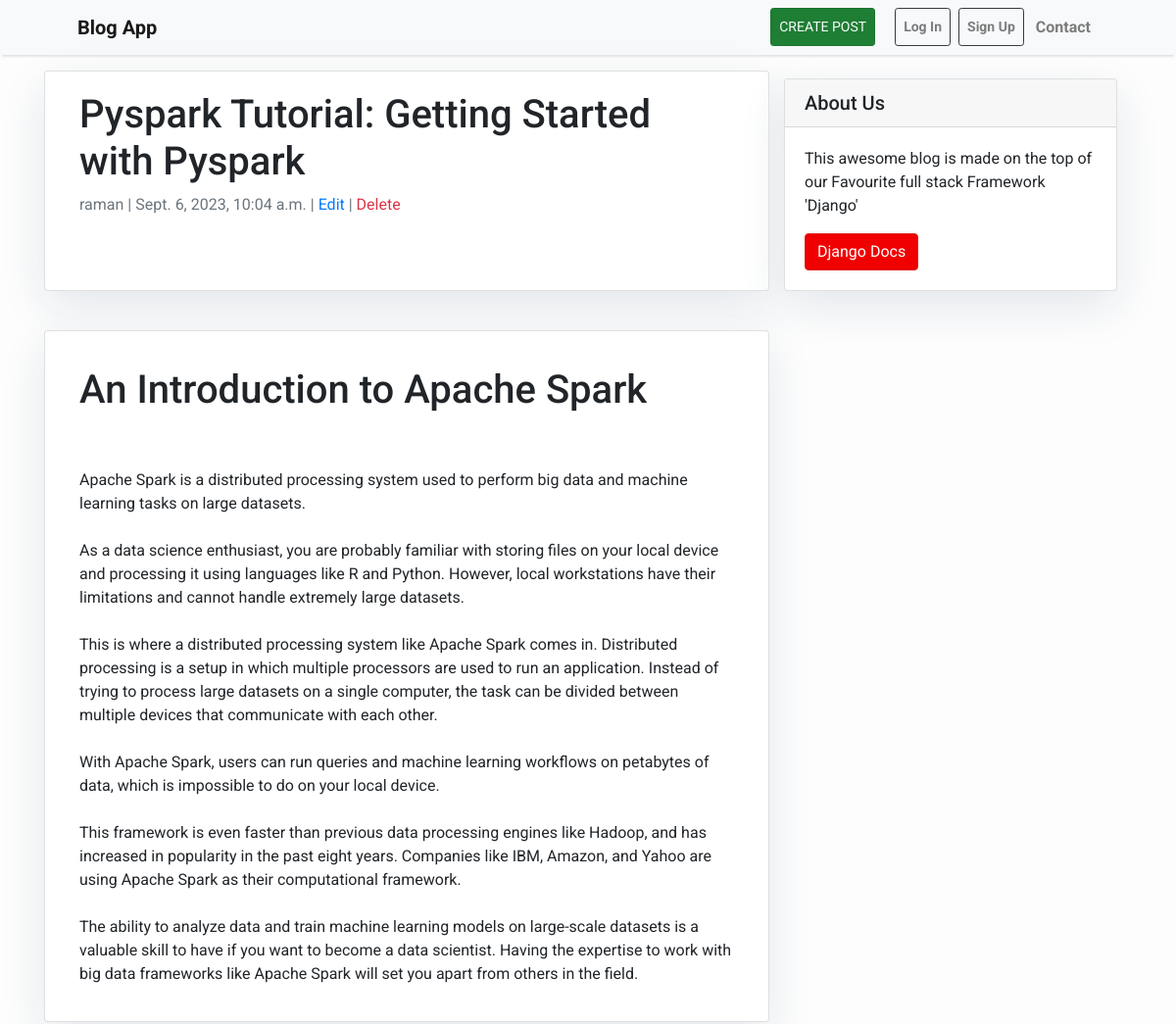
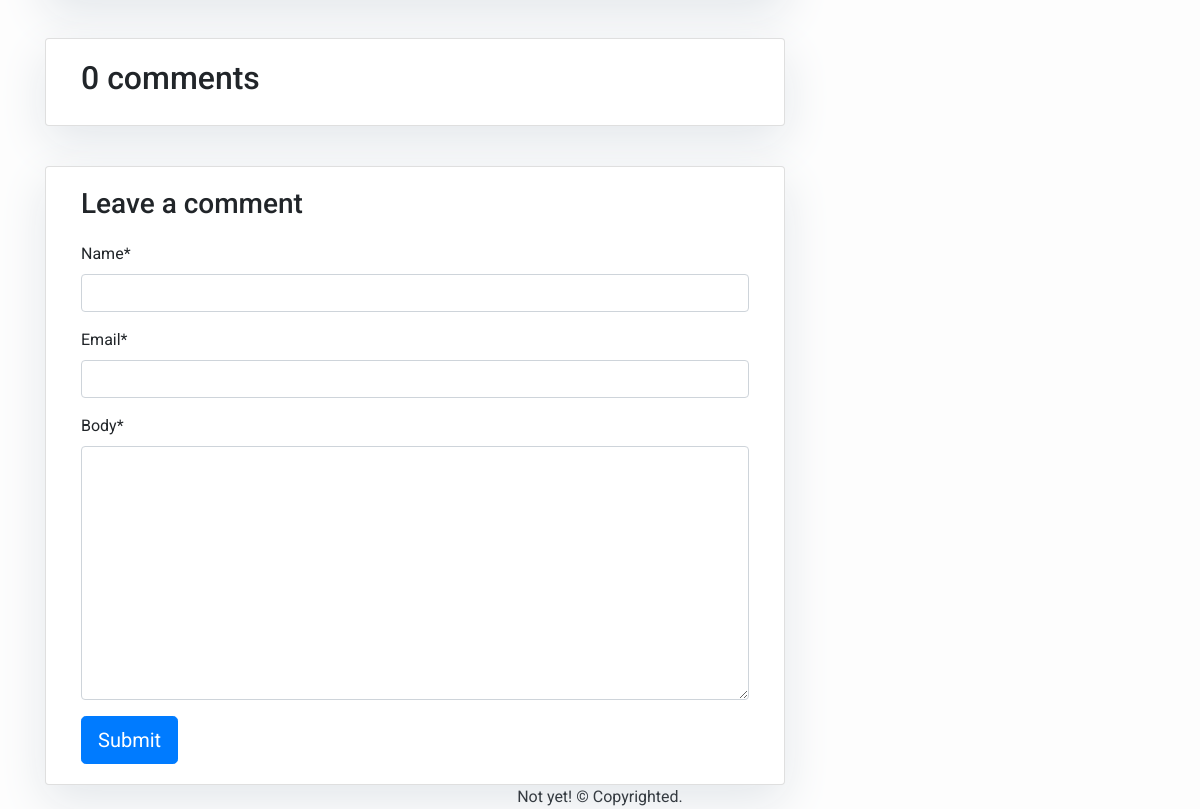
The page /post/pyspark/ on the database its author committed (2 pictures, top to bottom).
### blogging/models.py (models this page shows, shortened)
class Post(models.Model):
    title = models.CharField(max_length=150, unique=True)
    slug = models.SlugField(max_length=200, unique=True)
    author = models.ForeignKey(User,on_delete=models.CASCADE,related_name='blog_posts')
    updated_on = models.DateTimeField(auto_now=True)
    content = models.TextField()
    created_on = models.DateTimeField(auto_now_add=True)
    status = models.IntegerField(choices=status,default = 1)
    class Meta:
        ordering = ['-created_on'] # - is the sign of descending

### blogging/views.py (the view)
# urls.py: path('post/<slug:slug>/',post_detail, name='postDetail'),
def post_detail(request,slug):
    template_name = 'blogging/postDetail.html'
    post = get_object_or_404(Post, slug=slug)
    comments = post.comments.filter(active=True)
    new_comment = None
    if request.method == 'POST':
        comment_form = CommentForm(data=request.POST)
        if comment_form.is_valid():
            new_comment = comment_form.save(commit=False)
            new_comment.post = post
            new_comment.save()
    else:
        comment_form = CommentForm()
    return render(request, template_name, {'post':post,
                                           'comments':comments,
                                           'new_comment':new_comment,
                                           'comment_form':comment_form})

### blogging/forms.py
class CommentForm(forms.ModelForm):
    class Meta:
        model = Comment
        fields = ('name','email','body')

### blogging/templates/blogging/postDetail.html (shortened to what this page needs)
{% extends 'base.html' %}
{% block content %}
{% load crispy_forms_tags %}
<div class="container">
  <div class="row">
    <div class="col-md-8 card mb-4  mt-3 left  top">
      <div class="card-body">
        <h1>{% block title %} {{ post.title }} {% endblock title %}</h1>
        <p class=" text-muted">{{ post.author }} | {{ post.created_on }} | <a href="{% url 'updatePost' post.slug %}">Edit</a> | <a href="{% url 'deletePost' post.slug %}" class="text-danger">Delete</a></p>
      </div>
    </div>
    {% block sidebar %} {% include 'sidebar.html' %} {% endblock sidebar %}
    <div class="container">
      <div class="row">
        <div class="col-md-8 card mb-4  mt-3 left  top">
          <div class="card-body">
            <p class="card-text ">{{ post.content | safe }}</p>
          </div>
        </div>
        <div class="col-md-8 card mb-4  mt-3 ">
          <div class="card-body">
            <h2>{{ comments.count }} comments</h2>
          </div>
        </div>
        <div class="col-md-8 card mb-4  mt-3 ">
          <div class="card-body">
            {% if new_comment %}
            <div class="alert alert-success" role="alert">
              Your comment is awaiting moderation
            </div>
            {% else %}
            <h3>Leave a comment</h3>
            <form method="post" style="margin-top: 1.3em;">
              {{ comment_form|crispy }}
              <button type="submit" class="btn btn-primary  btn-lg">Submit</button>
            </form>
            {% endif %}
          </div>
        </div>
      </div>
    </div>
  </div>
  </div>
</div>
{% endblock content %}

### blogging/templates/base.html (style rules this page uses)
body { font-family: "Roboto", sans-serif; font-size: 16px; background-color: #fdfdfd; }

### blogging/templates/sidebar.html (style rules this page uses)
.card { box-shadow: 0 16px 48px #E3E7EB; }

### rows shown on the page
Post: title "Pyspark Tutorial: Getting Started with Pyspark", author "raman", created_on "Sept. 6, 2023, 10:04 a.m.", content "An Introduction to Apache Spark Apache Spark is a distributed processing system used to perform big data and machine learning tasks on large datasets. As a data science enthusiast, you are probably familiar with storing files on your local device and processing it using languages like R and Python. However, local workstations have their limitations and cannot handle extremely large datasets. This is where a distributed processing system like Apache Spark comes in. Distributed processing is a setup in which multiple processors are used to run an application. Instead of trying to process large datasets on a single computer, the task can be divided between multiple devices that communicate…"

### other values the page prints
{{ comments.count }} "0"
